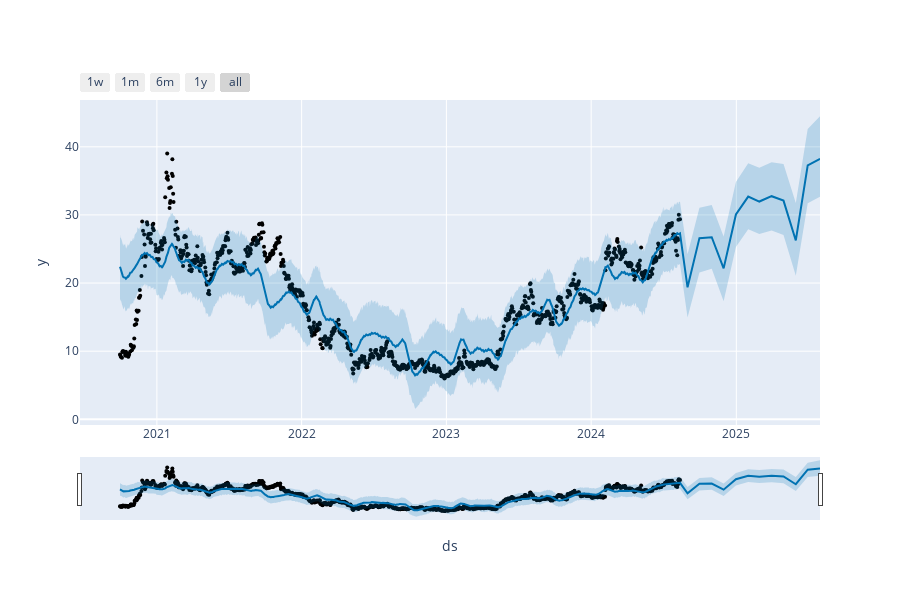

The notebook cell saved with this chart:
### Code cell
#chart an interactive plot of forecast
from prophet.plot import plot_plotly, plot_components_plotly

plot_plotly(pltr2_model, pltr_forecast)

### Figure 1 — Plotly figure (JSON) as saved in the notebook; plotly's stock layout.template omitted (floating-point values rounded to 4 significant figures; data arrays with more than 128 entries replaced by an {"elided": "..."} marker saying what was removed)
{"data": [{"marker": {"color": "black", "size": 4}, "mode": "markers", "name": "Actual", "type": "scatter", "x": {"elided": "972 str values"}, "y": {"elided": "972 float values"}}, {"hoverinfo": "skip", "line": {"width": 0}, "mode": "lines", "type": "scatter", "x": {"elided": "984 str values"}, "y": {"elided": "984 float values"}}, {"fill": "tonexty", "fillcolor": "rgba(0, 114, 178, 0.2)", "line": {"color": "#0072B2", "width": 2}, "mode": "lines", "name": "Predicted", "type": "scatter", "x": {"elided": "984 str values"}, "y": {"elided": "984 float values"}}, {"fill": "tonexty", "fillcolor": "rgba(0, 114, 178, 0.2)", "hoverinfo": "skip", "line": {"width": 0}, "mode": "lines", "type": "scatter", "x": {"elided": "984 str values"}, "y": {"elided": "984 float values"}}], "layout": {"height": 600, "showlegend": false, "width": 900, "xaxis": {"rangeselector": {"buttons": [{"count": 7, "label": "1w", "step": "day", "stepmode": "backward"}, {"count": 1, "label": "1m", "step": "month", "stepmode": "backward"}, {"count": 6, "label": "6m", "step": "month", "stepmode": "backward"}, {"count": 1, "label": "1y", "step": "year", "stepmode": "backward"}, {"step": "all"}]}, "rangeslider": {"visible": true}, "title": {"text": "ds"}, "type": "date"}, "yaxis": {"title": {"text": "y"}}}}
